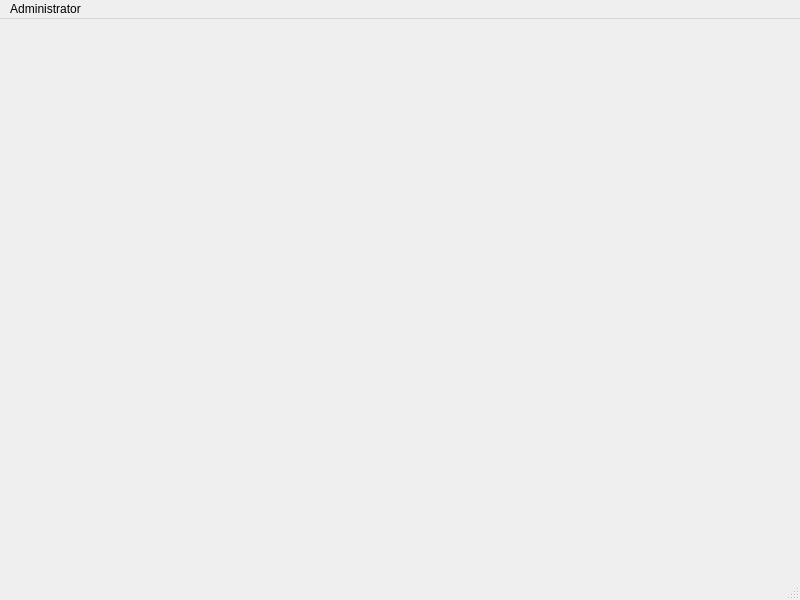
<?xml version="1.0" encoding="UTF-8"?>
<ui version="4.0">
 <class>MainWindow</class>
 <widget class="QMainWindow" name="MainWindow">
  <property name="geometry">
   <rect>
    <x>0</x>
    <y>0</y>
    <width>800</width>
    <height>600</height>
   </rect>
  </property>
  <property name="windowTitle">
   <string>MainWindow</string>
  </property>
  <widget class="QWidget" name="centralwidget"/>
  <widget class="QMenuBar" name="menubar">
   <property name="geometry">
    <rect>
     <x>0</x>
     <y>0</y>
     <width>800</width>
     <height>21</height>
    </rect>
   </property>
   <widget class="QMenu" name="menuAdministrator">
    <property name="title">
     <string>Administrator</string>
    </property>
    <addaction name="actionUser_hinzufuegen"/>
   </widget>
   <addaction name="menuAdministrator"/>
  </widget>
  <widget class="QStatusBar" name="statusbar"/>
  <action name="actionUser_hinzufuegen">
   <property name="text">
    <string>User hinzufügen</string>
   </property>
  </action>
 </widget>
 <resources/>
 <connections/>
</ui>
